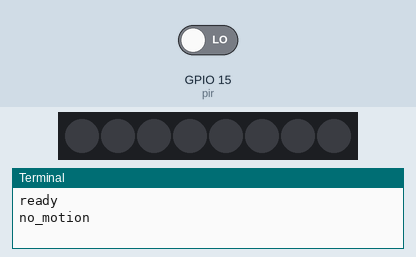
Recording of a program running on a simulated Raspberry Pi (BCM pin numbers) with a Blinkt!. Shown: 8 RGB LEDs in strip order, left to right, the last lines printed to the terminal. Inputs (shaded band) come from the test bench; at power-on: GPIO 15 (pir) LOW. Dim RGB values are drawn brighter than linear; the camera gives no picture and a still takes 0.5 s.

Above: at 1.6 s.
1.7 s: GPIO 15 (pir) driven HIGH
At 3.2 s:
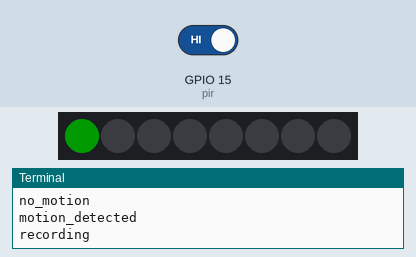
Timing chart, 0 to 4.7 s (numbered marks = the images above; inputs shaded):
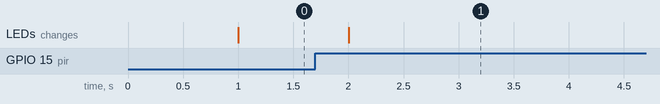

The program:

s.py
```python
#!/usr/bin/env python

# hardware
from gpiozero import MotionSensor
import io
import picamera
from blinkt import set_pixel, set_brightness, show, clear

# software
from datetime import datetime
# import random

# setup
pir = MotionSensor(15)
camera = picamera.PiCamera()
camera.resolution = (1280, 720)
camera.rotation = 180
stream = picamera.PiCameraCircularIO(camera, seconds=10) # back recording
camera.start_recording(stream, format='h264')

# functions
def motion_detected():
    return pir.motion_detected

# main
try:
    print 'ready'
    while True:
        camera.wait_recording(1)
        if motion_detected():
            print 'motion_detected'
            set_pixel(0, 0, 255, 0, 0.1) # recordin:green
            show()
            print 'recording'
            camera.wait_recording(50) # motion recording
            filename = 'out/' + datetime.now().strftime('%Y-%m-%d_%H-%M-%S') + '.h264'
            print 'saving'
            stream.copy_to(filename) # back + motion = 60s recording
            stream.seek(0)
            stream.truncate()
            print 'saved'
        else:
            print 'no_motion'
            clear()
            show()
finally:
    camera.stop_recording()
```

Measured:
- after the input at 1.7 s, the LEDs: change after 0.30 s (image 1)
